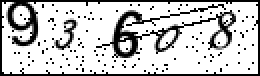
#> input picture spider/Identifying_code/verify_code/sina/png/0.png, 130 x 38 px, found by its file name (shown 2 times larger)
$ python test_openCV.py
#> lines starting #> are read from the running program, lines starting #| are printed output that depends on the picture; after the words box and inside, x2 and y2 are one past the last pixel; in counts of white or black regions, pixels touching at a corner belong together
#!/usr/bin/env python
# -*- coding:utf-8 -*-

import os
from PIL import Image,ImageFilter,ImageEnhance
import urllib
import urllib2
import re
import MySQLdb
import sys
reload(sys)
sys.setdefaultencoding("utf-8")
from bs4 import BeautifulSoup
import socket
import cv2
import numpy as np


QR = cv2.imread('./result/0.png', 0) # read the QR code binary image as grayscale image to make sure only one layer
#> QR is the input picture: shape (38, 130); min 0, max 255, mean 197
mask = np.zeros(QR.shape,np.uint8) # mask image the final image without small pieces

# using findContours func to find the none-zero pieces
contours, hierarchy = cv2.findContours(QR,cv2.RETR_TREE,cv2.CHAIN_APPROX_SIMPLE)
#> contours = 207 contours, 198 with area under 20; largest, box (x1, y1, x2, y2) and area: (1, 1, 129, 37) 4410, (54, 5, 72, 29) 197, (13, 2, 20, 21) 48, (3, 2, 15, 16) 47, (91, 8, 109, 14) 35


cv2.drawContours(QR,contours,-1,(100,100,100),3)
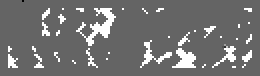
#> QR: shape (38, 130) (shown 2 times larger); min 0, max 255, mean 115.4

# draw the white paper and eliminate the small pieces (less than 1000000 px). This px count is the same as the QR code dectection
#for cnt in contours:
#    print cv2.contourArea(cnt)
#    if cv2.contourArea(cnt)>2000:
#        cv2.drawContours(mask,[cnt],0,255,-1) # the [] around cnt and 3rd argument 0 mean only the particular contour is drawn
#
#        # Build a ROI to crop the QR
#        x,y,w,h = cv2.boundingRect(cnt)
#        roi=mask[y:y+h,x:x+w]
#        # crop the original QR based on the ROI
#        QR_crop = QR[y:y+h,x:x+w]
#        # use cropped mask image (roi) to get rid of all small pieces
#        QR_final = QR_crop * (roi/255)

cv2.imwrite('./result/test.png', QR)

$ run again, with spider/Identifying_code/verify_code/sina/png/12.png copied over spider/Identifying_code/verify_code/sina/png/0.png
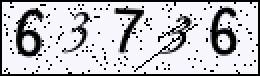
#> input picture spider/Identifying_code/verify_code/sina/png/12.png, 130 x 38 px, found by its file name (shown 2 times larger)
#> contours = 208 contours, 203 with area under 20; largest, box (x1, y1, x2, y2) and area: (1, 1, 129, 37) 4430, (104, 3, 119, 28) 146, (8, 3, 22, 29) 143, (57, 3, 72, 12) 49, (59, 10, 68, 27) 44
#> `cv2.drawContours(QR,contours,-1,(100,100,100),3)`:
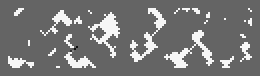
#> QR: shape (38, 130) (shown 2 times larger); min 13, max 246, mean 119.5

$ run again, with spider/Identifying_code/verify_code/sina/png/14.png copied over spider/Identifying_code/verify_code/sina/png/0.png
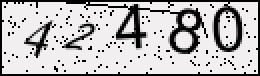
#> input picture spider/Identifying_code/verify_code/sina/png/14.png, 130 x 38 px, found by its file name (shown 2 times larger)
#> contours = 194 contours, 184 with area under 20; largest, box (x1, y1, x2, y2) and area: (1, 1, 129, 37) 4393, (57, 2, 76, 25) 114, (84, 5, 102, 26) 78, (106, 5, 118, 27) 62, (115, 4, 122, 24) 50
#> `cv2.drawContours(QR,contours,-1,(100,100,100),3)`:
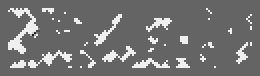
#> QR: shape (38, 130) (shown 2 times larger); min 31, max 239, mean 115.7

$ run again, with spider/Identifying_code/verify_code/sina/png/15.png copied over spider/Identifying_code/verify_code/sina/png/0.png
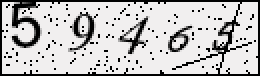
#> input picture spider/Identifying_code/verify_code/sina/png/15.png, 130 x 38 px, found by its file name (shown 2 times larger)
#> contours = 207 contours, 201 with area under 20; largest, box (x1, y1, x2, y2) and area: (1, 1, 129, 37) 4360, (6, 8, 21, 25) 74, (107, 20, 116, 32) 36, (113, 7, 119, 23) 34, (43, 8, 48, 21) 27, (36, 9, 41, 19) 22
#> `cv2.drawContours(QR,contours,-1,(100,100,100),3)`:
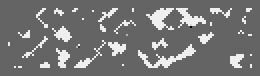
#> QR: shape (38, 130) (shown 2 times larger); min 3, max 239, mean 118.2
